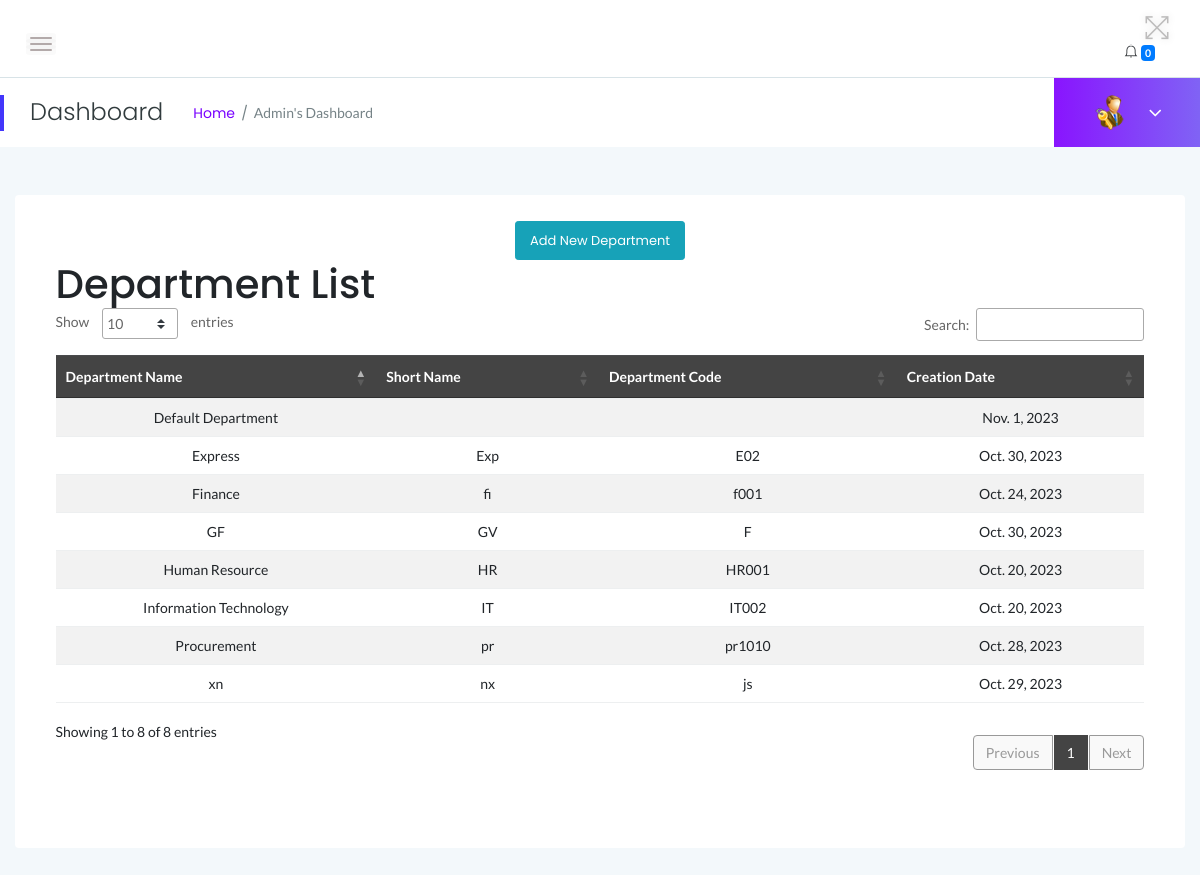
Screenshot of /myadmin/department (signed in) with the database file from the repository.
### myadmin/models.py (models this page shows, shortened)
class Department(models.Model):
    department_name = models.CharField(max_length=255)
    department_shortname = models.CharField(max_length=50)
    department_code = models.CharField(max_length=10)
    CreationDate = models.DateField(auto_now_add=True)

### myadmin/views.py (the view, shortened to what this page needs)
# urls.py: path('department', views.department, name='department'),
@login_required
def department(request):
    departments = Department.objects.all()
    return render(request, 'admin/department_list.html', {'departments': departments})

### myadmin/templates/admin/department_list.html (shortened to what this page needs)
{% if user.is_authenticated %}
    {% load static %}
<!DOCTYPE html>
<html class="no-js" lang="en">
<head>
{% include 'admin/top.html' %}
</head>
<body>
{% include 'admin/sidebars.html' %}
            <div class="main-content-inner">
                            <div class="card-body">
                                <div class="data-tables datatable-dark">
                                    <center><a href="{% url 'myadmin:add_department' %}" class="btn btn-sm btn-info">Add New Department</a></center>    <h1>Department List</h1>
    <table id="dataTable3" class="table table-hover table-striped text-center">
        <thead class="text-capitalize">
            <tr>
                <th>Department Name</th>
                <th>Short Name</th>
                <th>Department Code</th>
                <th>Creation Date</th>
            </tr>
        </thead>
        <tbody>
            {% for department in departments %}
                <tr>
                    <td>{{ department.department_name }}</td>
                    <td>{{ department.department_shortname }}</td>
                    <td>{{ department.department_code }}</td>
                    <td>{{ department.CreationDate }}</td>
                </tr>
            {% endfor %}
        </tbody>
    </table>
                                </div>
                            </div>
                        </div>
                    </div>
                </div>
                </div>
            </div>
        </div>
    </div>
</body>
</html>
{% endif %}

### static/css/styles.css (style rules this page uses)
.card-body { padding: 25.6px; padding: 1.6rem; }
.main-content-inner { padding: 0 30px 50px; }
.btn { padding: 11px 17px; font-size: 13px; letter-spacing: 0; }
.btn-sm { padding: 9px 14px; }
table tr th { border-bottom: none; }
table tr th, table tr td { border-top: 1px solid rgba(120, 130, 140, 0.13) !important; }
table.dataTable.no-footer { border-bottom: 1px solid rgba(120, 130, 140, 0.13) !important; }
table.dataTable thead th, table.dataTable thead td { border-bottom-color: transparent; }
.datatable-dark thead { background: #444; color: #fff; }

### rows the page displays
Department: department_name "Human Resource", department_shortname "HR", department_code "HR001", CreationDate "Oct. 20, 2023"
Department: department_name "Information Technology", department_shortname "IT", department_code "IT002", CreationDate "Oct. 20, 2023"
Department: department_name "Finance", department_shortname "fi", department_code "f001", CreationDate "Oct. 24, 2023"
Department: department_name "Procurement", department_shortname "pr", department_code "pr1010", CreationDate "Oct. 28, 2023"
Department: department_name "xn", department_shortname "nx", department_code "js", CreationDate "Oct. 29, 2023"
Department: department_name "GF", department_shortname "GV", department_code "F", CreationDate "Oct. 30, 2023"
Department: department_name "Express", department_shortname "Exp", department_code "E02", CreationDate "Oct. 30, 2023"
Department: department_name "Default Department", CreationDate "Nov. 1, 2023"

### other values shown
{{ notifications|length }} "0"
